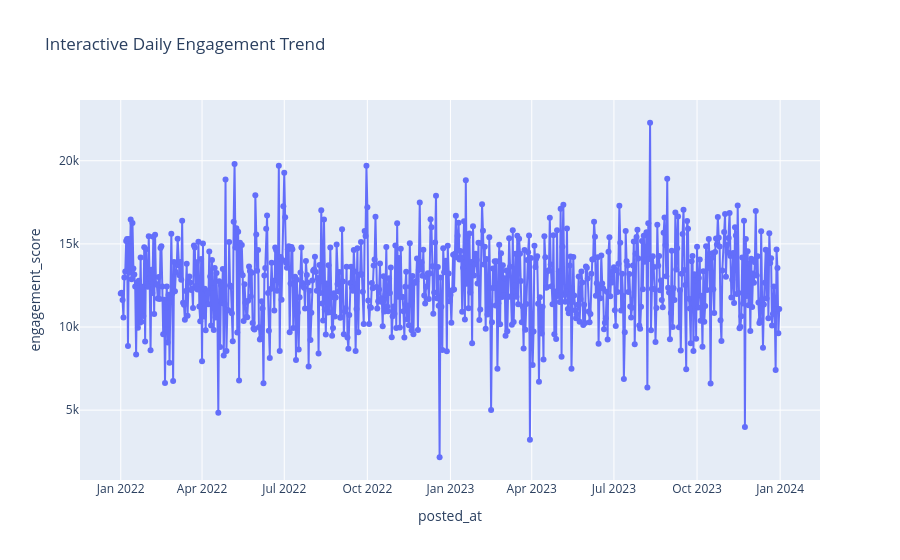

Source (notebook cell):
### Code cell
daily_plot = (
    df.groupby(df["posted_at"].dt.date)
    .agg(
        engagement_score=("engagement_score", "mean"),
        impression_count=("impression_count", "mean")
    )
    .reset_index()
)

fig = px.line(
    daily_plot,
    x="posted_at",
    y="engagement_score",
    title="Interactive Daily Engagement Trend",
    markers=True
)

fig.show()

### Figure 1 — Plotly figure (JSON) as saved in the notebook; plotly's stock layout.template omitted (floating-point values rounded to 4 significant figures; data arrays with more than 128 entries replaced by an {"elided": "..."} marker saying what was removed)
{"data": [{"hovertemplate": "posted_at=%{x}<br>engagement_score=%{y}<extra></extra>", "legendgroup": "", "line": {"color": "#636efa", "dash": "solid"}, "marker": {"symbol": "circle"}, "mode": "lines+markers", "name": "", "orientation": "v", "showlegend": false, "type": "scatter", "x": {"elided": "729 str values"}, "xaxis": "x", "y": {"elided": "729 float values"}, "yaxis": "y"}], "layout": {"legend": {"tracegroupgap": 0}, "title": {"text": "Interactive Daily Engagement Trend"}, "xaxis": {"anchor": "y", "domain": [0, 1], "title": {"text": "posted_at"}}, "yaxis": {"anchor": "x", "domain": [0, 1], "title": {"text": "engagement_score"}}}}
